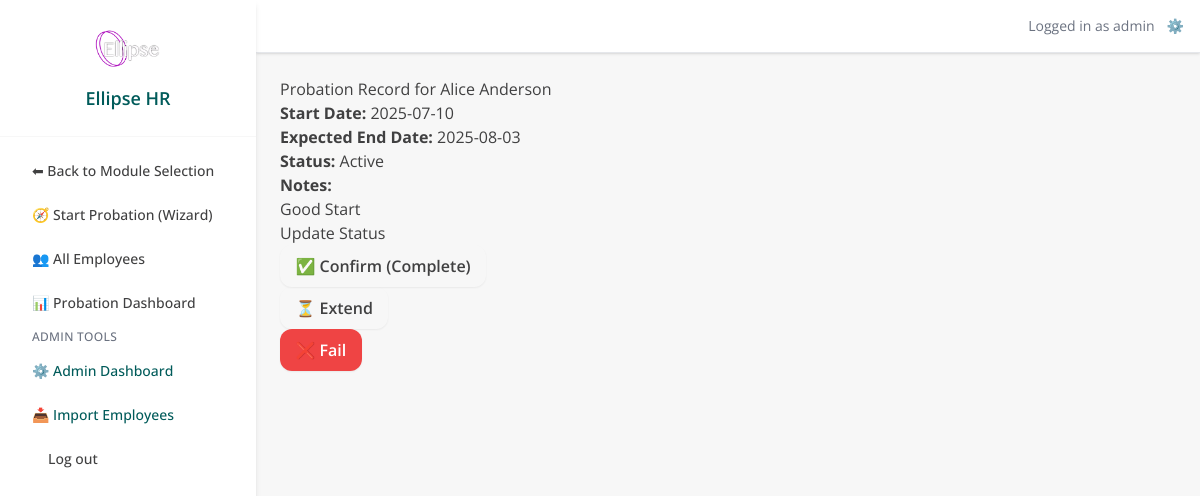
The app's page /probation/1 (signed in), older data.
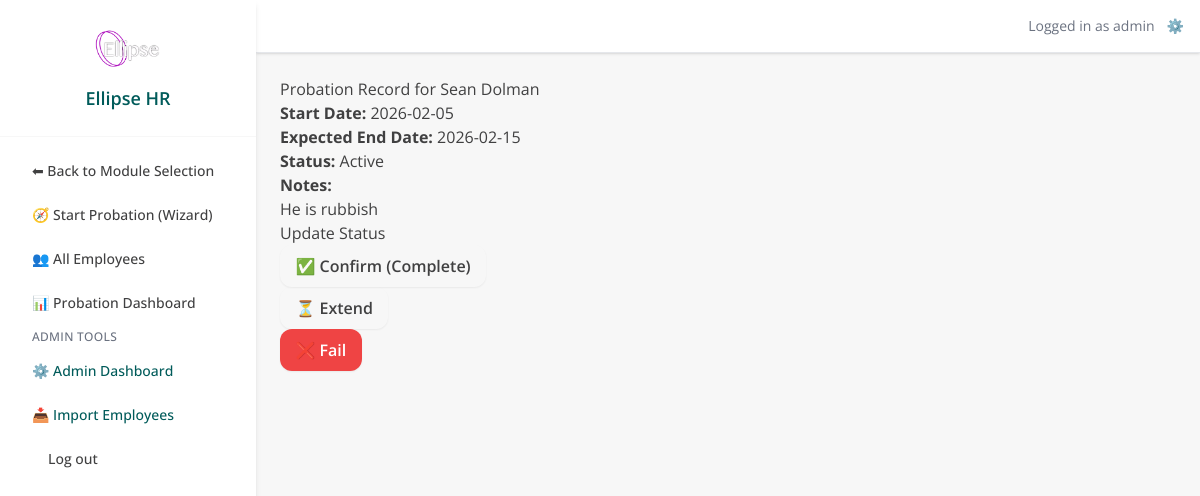
The same page, newer data.
### pip_app/models.py (models this page shows)
class Employee(db.Model):
    id = db.Column(db.Integer, primary_key=True)
    first_name = db.Column(db.String(100))
    last_name = db.Column(db.String(100))
    job_title = db.Column(db.String(100))
    line_manager = db.Column(db.String(100))
    service = db.Column(db.String(100))
    start_date = db.Column(db.Date)
    team_id = db.Column(db.Integer)
    email = db.Column(db.String(120), nullable=True)
    pips = db.relationship('PIPRecord', back_populates='employee', lazy=True)

class ProbationRecord(db.Model):
    id = db.Column(db.Integer, primary_key=True)
    employee_id = db.Column(db.Integer, db.ForeignKey('employee.id'), nullable=False)
    start_date = db.Column(db.Date, nullable=False)
    expected_end_date = db.Column(db.Date, nullable=False)
    status = db.Column(db.String(50), default="Active")  # Active, Extended, Completed, Failed
    notes = db.Column(db.Text)
    created_at = db.Column(db.DateTime, default=datetime.utcnow)
    last_updated = db.Column(db.DateTime, default=datetime.utcnow, onupdate=datetime.utcnow)
    reviews = db.relationship('ProbationReview', backref='probation', lazy=True, cascade="all, delete-orphan")
    plans = db.relationship('ProbationPlan', backref='probation', lazy=True, cascade="all, delete-orphan")
    employee = db.relationship('Employee', backref=db.backref('probation_records', lazy=True))

### app.py (the view)
@app.route('/probation/<int:id>')
@login_required
def view_probation(id):
    probation = ProbationRecord.query.get_or_404(id)
    employee = probation.employee
    return render_template('view_probation.html', probation=probation, employee=employee)

### app.py (called while the page is built)
@app.context_processor
def inject_module():
    return dict(active_module=session.get('active_module'))

@app.context_processor
def inject_csrf_token():
    return dict(csrf_token=generate_csrf)

@login_manager.user_loader
def load_user(user_id):
    return db.session.get(User, int(user_id))

@app.before_request
def set_active_module():
    path = request.path.lower()
    if path.startswith('/pip/') or \
       path.startswith('/employee/') or \
       path in ['/dashboard', '/pip_list', '/employee/list', '/employee/add', '/pip/select-employee']:
        session['active_module'] = 'PIP'
    elif path.startswith('/probation/'):
        session['active_module'] = 'Probation'
    elif path == '/':
        session.pop('active_module', None)

@app.context_processor
def inject_csrf_token():
    return dict(csrf_token=generate_csrf)

### pip_app/models.py (called while the page is built)
    def is_superuser(self):
        return self.admin_level == 2

### templates/view_probation.html
{% extends 'base.html' %}
{% block content %}
<h2>Probation Record for {{ employee.first_name }} {{ employee.last_name }}</h2>
<p><strong>Start Date:</strong> {{ probation.start_date }}</p>
<p><strong>Expected End Date:</strong> {{ probation.expected_end_date }}</p>
<p><strong>Status:</strong> {{ probation.status }}</p>
<p><strong>Notes:</strong><br>{{ probation.notes }}</p>
<h3>Update Status</h3>
<form method="post" action="{{ url_for('update_probation_status', id=probation.id, new_status='Completed') }}">
    <button type="submit" class="btn btn-success">✅ Confirm (Complete)</button>
</form>
<form method="post" action="{{ url_for('update_probation_status', id=probation.id, new_status='Extended') }}">
    <button type="submit" class="btn btn-warning">⏳ Extend</button>
</form>
<form method="post" action="{{ url_for('update_probation_status', id=probation.id, new_status='Failed') }}">
    <button type="submit" class="btn btn-danger">❌ Fail</button>
</form>
{% endblock %}

Row changes from the older to the newer data that the page shows:
changed Employee: first_name "Alice" → "Sean"; last_name "Anderson" → "Dolman"
changed ProbationRecord "Active": start_date "2025-07-10" → "2026-02-05"; expected_end_date "2025-08-03" → "2026-02-15"; notes "Good Start" → "He is rubbish"
